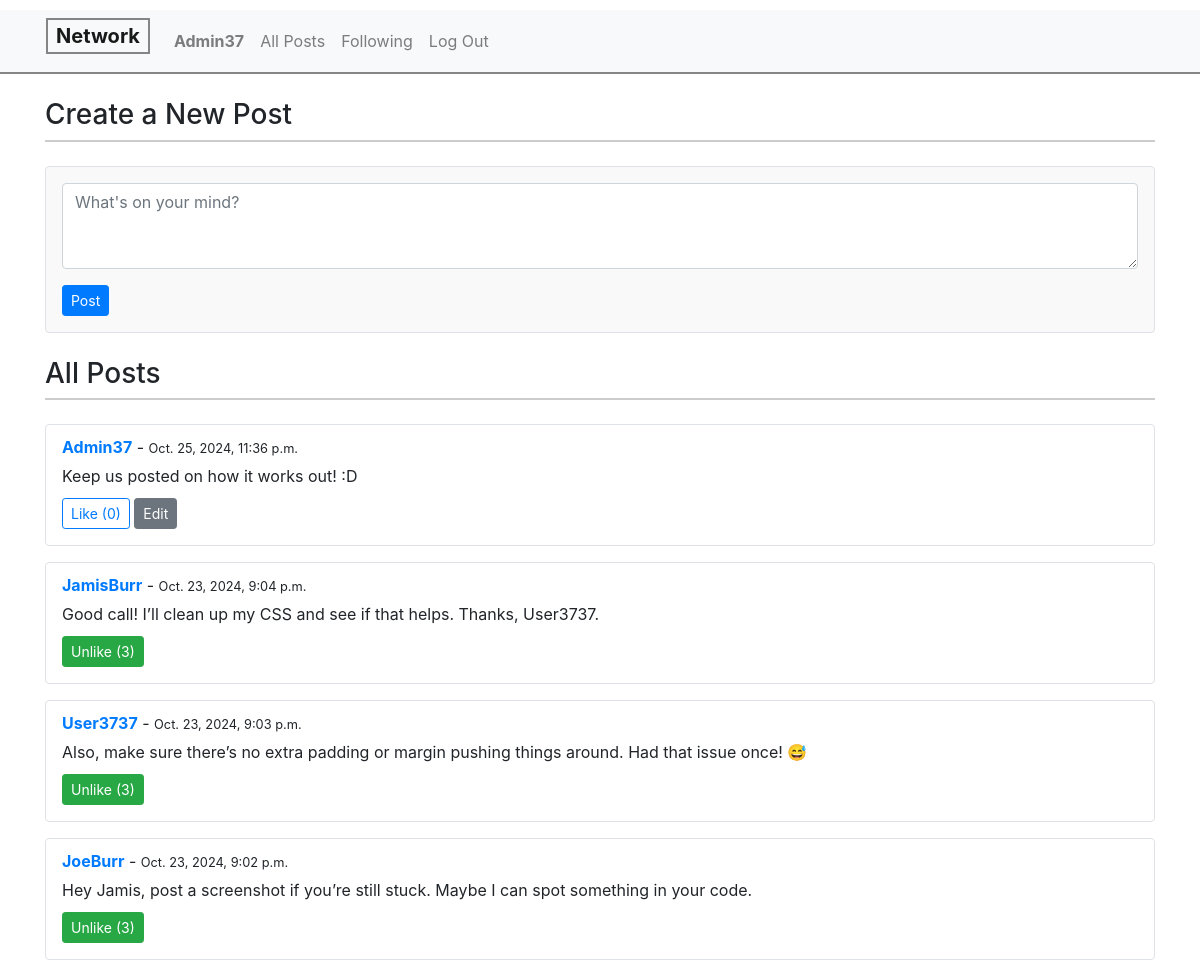
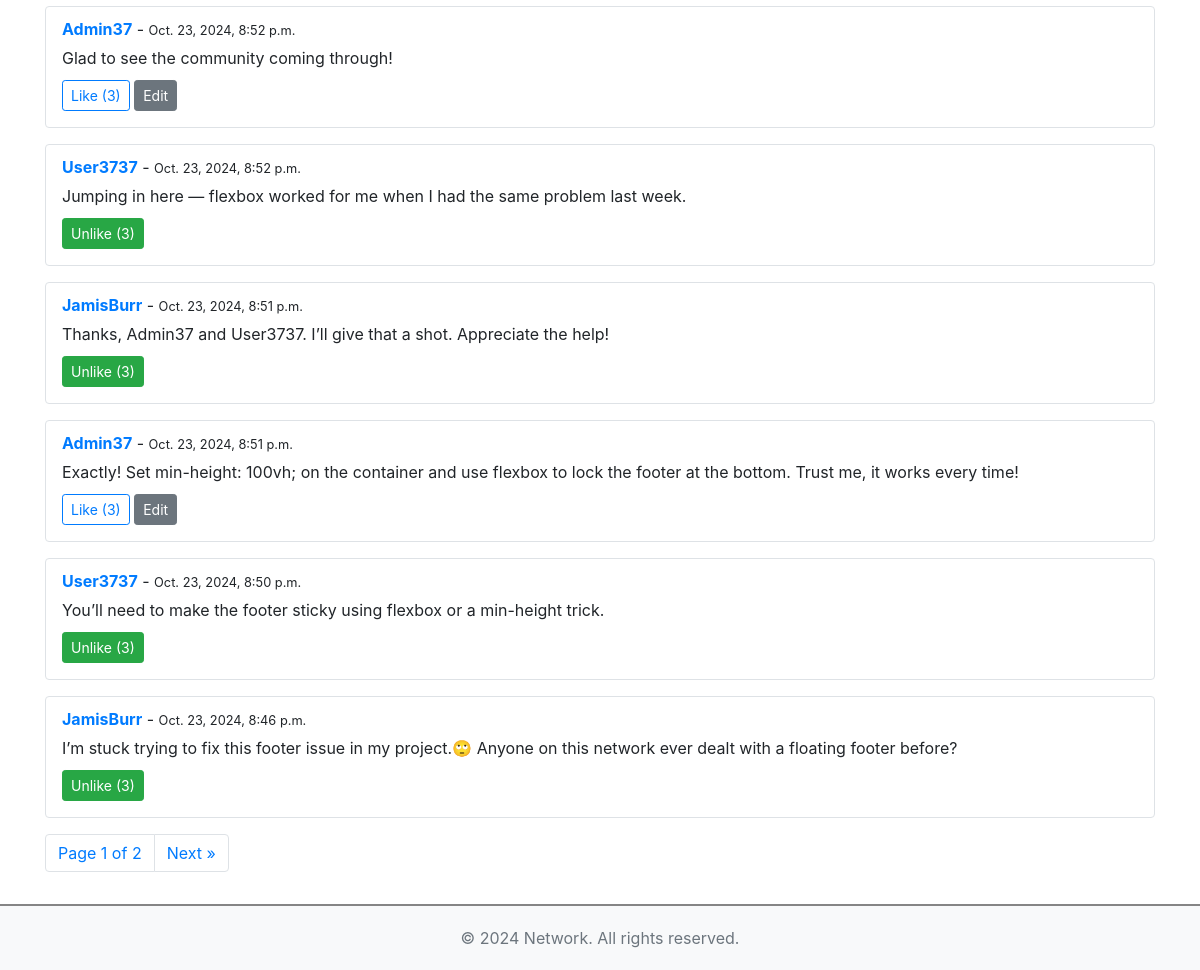
Screenshot of / (signed in) with the database file from the repository (2 pictures, top to bottom).
### network/models.py (models this page shows, shortened)
class User(AbstractUser):
    following = models.ManyToManyField('self', symmetrical=False, related_name='followers')

class Post(models.Model):
    user = models.ForeignKey(User, on_delete=models.CASCADE, related_name="posts")
    content = models.TextField()
    timestamp = models.DateTimeField(auto_now_add=True)
    likes = models.ManyToManyField(User, related_name='liked_posts', blank=True)

### network/views.py (the view)
# urls.py: path("", views.index, name="index"),
def index(request):
    if request.method == "POST":
        content = request.POST.get('content', '')
        if content:  # Check that content is not empty
            Post.objects.create(user=request.user, content=content)
        return redirect('index')
    posts = Post.objects.all().order_by('-timestamp')
    paginator = Paginator(posts, 10)  # Show 10 posts per page
    page_number = request.GET.get('page')
    page_obj = paginator.get_page(page_number)
    return render(request, "network/index.html", {
        "page_obj": page_obj
    })

### network/templates/network/index.html (shortened to what this page needs)
{% extends "network/layout.html" %}
{% block body %}
    {% if user.is_authenticated %}
    <h4 class="page-header">Create a New Post</h4>
    <div class="new-post mb-4 p-3 border rounded">
        <form id="new-post-form" method="POST">
            <textarea id="post-content" name="content" class="form-control" rows="3" placeholder="What's on your mind?"></textarea>
            <button type="submit" class="btn btn-sm btn btn-primary mt-1 post-button">Post</button>
        </form>
    </div>
    {% endif %}
    <h4 class="page-header">All Posts</h4>
    <div id="all-posts">
        {% for post in page_obj %}
            <div class="post mb-3 p-3 border rounded">
                <a href="{% url 'profile' post.user.username %}"><strong>{{ post.user.username }}</strong></a> - <small>{{ post.timestamp }}</small>
                <p id="post-content-{{ post.id }}" class="post-content">{{ post.content }}</p>
                <button class="btn btn-sm
                    {% if user in post.likes.all %} btn-success {% else %} btn-outline-primary {% endif %}
                    like-btn"
                    data-post-id="{{ post.id }}"
                    data-url-like="{% url 'like_post' post.id %}">
                    {% if user in post.likes.all %}
                        Unlike (<span id="likes-count-{{ post.id }}">{{ post.likes.count }}</span>)
                    {% else %}
                        Like (<span id="likes-count-{{ post.id }}">{{ post.likes.count }}</span>)
                    {% endif %}
                </button>
                {% if user == post.user %}
                <button class="btn btn-sm btn-secondary edit-btn" data-post-id="{{ post.id }}">
                    Edit
                </button>
                {% endif %}
            </div>
        {% empty %}
        <p>No posts to show.</p>
        {% endfor %}
    </div>
    <nav aria-label="Page navigation example">
        <ul class="pagination">
            <li class="page-item">
                <span class="page-link">Page {{ page_obj.number }} of {{ page_obj.paginator.num_pages }}</span>
            </li>
            {% if page_obj.has_next %}
            <li class="page-item">
                <a class="page-link" href="?page={{ page_obj.next_page_number }}" aria-label="Next">
                    <span aria-hidden="true">Next &raquo;</span>
                </a>
            </li>
            {% endif %}
        </ul>
    </nav>
{% endblock %}

### network/templates/network/layout.html (shortened to what this page needs)
{% load static %}
<!DOCTYPE html>
<html lang="en">
    <head>
        <link rel="stylesheet" href="https://stackpath.bootstrapcdn.com/bootstrap/4.4.1/css/bootstrap.min.css">
        <link href="{% static 'network/styles.css' %}" rel="stylesheet">
    </head>
    <body>
        <nav class="navbar navbar-expand-lg navbar-light bg-light">
            <a class="navbar-brand" href="{% url 'index' %}"><b>Network</b></a>
            <div>
              <ul class="navbar-nav mr-auto">
                {% if user.is_authenticated %}
                    <li class="nav-item">
                        <a class="nav-link" href="{% url 'profile' user.username %}">
                            <strong>{{ user.username }}</strong>
                        </a>
                    </li>
                {% endif %}
                <li class="nav-item">
                  <a class="nav-link" href="{% url 'index' %}">All Posts</a>
                </li>
                {% if user.is_authenticated %}
                    <li class="nav-item">
                        <a class="nav-link" href="{% url 'following' %}">Following</a>
                    </li>
                    <li class="nav-item">
                        <a class="nav-link" href="{% url 'logout' %}">Log Out</a>
                    </li>
                {% endif %}
              </ul>
            </div>
          </nav>
          <div class="container custom-container mt-4">
            {% block body %}
            {% endblock %}
        </div>
        <footer class="bg-light text-center text-lg-start mt-3">
            <div class="container p-1">
                <p class="text-muted">&copy; 2024 Network. All rights reserved.</p>
            </div>
        </footer>
    </body>
</html>

### network/static/network/styles.css (style rules this page uses)
html, body { height: 100%; margin: 0; display: flex; flex-direction: column; }
.page-header { font-size: 1.75rem; margin-bottom: 1.5rem; border-bottom: 2px solid #ccc; padding-bottom: 0.5rem; }
.new-post { background-color: #f9f9f9; }
.post { background-color: #fff; margin-bottom: 1rem; padding-top: 10px !important; }
.post-content { margin-top: 5px; margin-bottom: 10px; }
.border { border-color: #ddd; }
form .post-button { margin-top: 16px !important; }
.custom-container { margin-left: 30px; margin-right: auto; }
.container.custom-container { flex-grow: 1; }
footer { width: 100%; text-align: center; border-top: 2px solid #858585; }
footer .container { margin-top: 16px; }
.navbar { border-bottom: 2px solid #858585; margin-top: 10px; }
.navbar-brand { padding-top: 1px; padding-bottom: 1px; padding-left: 8px; padding-right: 8px; border: 2px solid #858585; margin-bottom: 10px; margin-left: 30px; }

### rows the page displays
User: username "Admin37"
Post: user.username "Admin37", timestamp "Oct. 25, 2024, 11:36 p.m.", content "Keep us posted on how it works out! :D", likes.count "0"
Post: user.username "JamisBurr", timestamp "Oct. 23, 2024, 9:04 p.m.", content "Good call! I’ll clean up my CSS and see if that helps. Thanks, User3737.", likes.count "3"
Post: user.username "User3737", timestamp "Oct. 23, 2024, 9:03 p.m.", content "Also, make sure there’s no extra padding or margin pushing things around. Had that issue once! 😅", likes.count "3"
Post: user.username "JoeBurr", timestamp "Oct. 23, 2024, 9:02 p.m.", content "Hey Jamis, post a screenshot if you’re still stuck. Maybe I can spot something in your code.", likes.count "3"
Post: user.username "Admin37", timestamp "Oct. 23, 2024, 8:52 p.m.", content "Glad to see the community coming through!", likes.count "3"
Post: user.username "User3737", timestamp "Oct. 23, 2024, 8:52 p.m.", content "Jumping in here — flexbox worked for me when I had the same problem last week.", likes.count "3"
Post: user.username "JamisBurr", timestamp "Oct. 23, 2024, 8:51 p.m.", content "Thanks, Admin37 and User3737. I’ll give that a shot. Appreciate the help!", likes.count "3"
Post: user.username "Admin37", timestamp "Oct. 23, 2024, 8:51 p.m.", content "Exactly! Set min-height: 100vh; on the container and use flexbox to lock the footer at the bottom. Trust me, it works every time!", likes.count "3"
Post: user.username "User3737", timestamp "Oct. 23, 2024, 8:50 p.m.", content "You’ll need to make the footer sticky using flexbox or a min-height trick.", likes.count "3"
Post: user.username "JamisBurr", timestamp "Oct. 23, 2024, 8:46 p.m.", content "I’m stuck trying to fix this footer issue in my project.🙄 Anyone on this network ever dealt with a floating footer before?", likes.count "3"

### other values shown
{{ page_obj.number }} "1"
{{ page_obj.paginator.num_pages }} "2"
